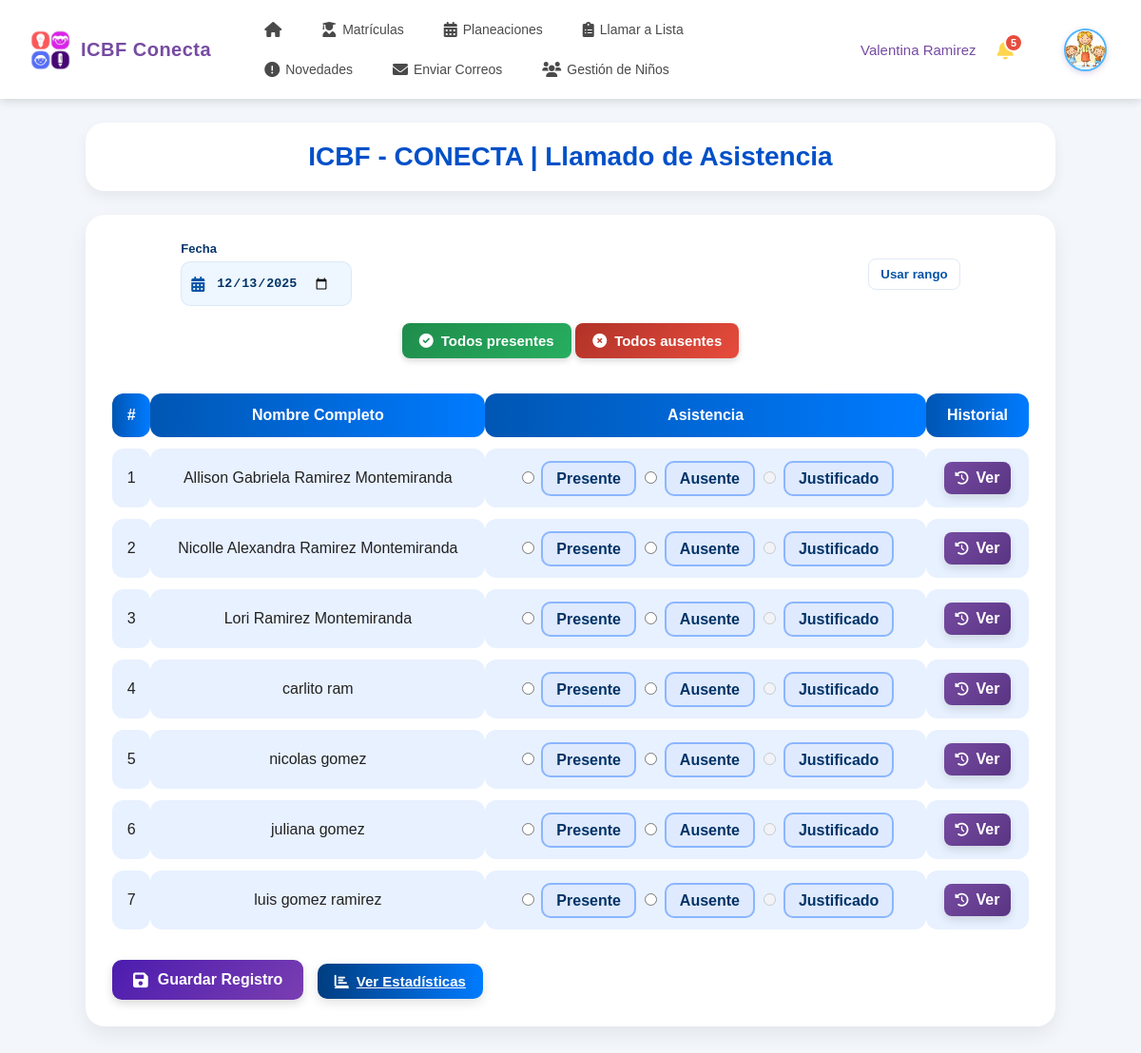
Screenshot of /asistencia/ (signed in) with the database file from the repository.
### core/models.py (models this page shows, shortened)
class Nino(models.Model):
    TIPO_SANGRE_CHOICES = [
        ('O+', 'O+'), ('O-', 'O-'), ('A+', 'A+'), ('A-', 'A-'),
        ('B+', 'B+'), ('B-', 'B-'), ('AB+', 'AB+'), ('AB-', 'AB-')
    ]
    PARENTESCO_CHOICES = [
        ('padre', 'Padre'), ('madre', 'Madre'), ('tutor', 'Tutor'),
        ('abuelo', 'Abuelo/a'), ('tio', 'Tío/a'), ('hermano', 'Hermano/a'),
        ('otro', 'Otro')
    ]
    TIPO_DOCUMENTO_CHOICES = [
        ('RC', 'Registro Civil'),
        ('TI', 'Tarjeta de Identidad'),
        ('CV', 'Carné de Vacunación'),
        ('AN', 'Acta de Nacimiento'),
        ('CE', 'Cédula de Extranjería'),
        ('PA', 'Pasaporte'),
    ]
    nombres = models.CharField(max_length=50)
    apellidos = models.CharField(max_length=50)
    fecha_nacimiento = models.DateField()
    tipo_documento = models.CharField(max_length=2, choices=TIPO_DOCUMENTO_CHOICES, default='RC', verbose_name='Tipo de Documento')
    documento = models.BigIntegerField(null=True, blank=True, verbose_name='Número de Documento')
    genero = models.CharField(
        max_length=20,
        null=True,
        blank=True,
        choices=[
            ('masculino', 'masculino'),
            ('femenino', 'femenino'),
            ('otro', 'otro'),
            ('no_especificado', 'no_especificado')
        ]
    )
    tipo_sangre = models.CharField(max_length=3, choices=TIPO_SANGRE_CHOICES, null=True, blank=True)
    parentesco = models.CharField(max_length=20, choices=PARENTESCO_CHOICES, null=True, blank=True)
    tiene_discapacidad = models.BooleanField(default=False)
    tipos_discapacidad = models.ManyToManyField('Discapacidad', blank=True)
    otra_discapacidad = models.CharField(max_length=100, null=True, blank=True)
    PAIS_NACIMIENTO_CHOICES = [
        ('', '-- Seleccione el país de nacimiento --'),
        ('colombia', 'Colombia'),
        ('venezuela', 'Venezuela'),
        ('ecuador', 'Ecuador'),
        ('peru', 'Perú'),
        ('panama', 'Panamá'),
        ('brasil', 'Brasil'),
        ('argentina', 'Argentina'),
        ('chile', 'Chile'),
        ('bolivia', 'Bolivia'),
        ('paraguay', 'Paraguay'),
        ('uruguay', 'Uruguay'),
        ('mexico', 'México'),
        ('costa_rica', 'Costa Rica'),
        ('nicaragua', 'Nicaragua'),
        ('honduras', 'Honduras'),
        ('guatemala', 'Guatemala'),
        ('el_salvador', 'El Salvador'),
        ('cuba', 'Cuba'),
        ('republica_dominicana', 'República Dominicana'),
        ('haiti', 'Haití'),
        ('estados_unidos', 'Estados Unidos'),
        ('canada', 'Canadá'),
        ('espana', 'España'),
        ('italia', 'Italia'),
        ('francia', 'Francia'),
        ('alemania', 'Alemania'),
        ('otro', 'Otro país')
    ]
    nacionalidad = models.CharField(
        max_length=50,
        choices=PAIS_NACIMIENTO_CHOICES,
        null=True,
        blank=True,
        verbose_name="País de nacimiento"
    )
    otro_pais = models.CharField(max_length=50, null=True, blank=True, verbose_name="Otro país (especifique)")
    fecha_ingreso = models.DateField(auto_now_add=True, verbose_name="Fecha de ingreso al hogar")
    hogar = models.ForeignKey(HogarComunitario, on_delete=models.PROTECT, related_name='ninos')
    padre = models.ForeignKey(Padre, on_delete=models.CASCADE, related_name='ninos')
    foto = models.FileField(upload_to='ninos/fotos/', null=True, blank=True)
    carnet_vacunacion = models.FileField(upload_to='ninos/vacunacion/', null=True, blank=True)
    certificado_eps = models.FileField(upload_to='ninos/eps/', null=True, blank=True)
    fecha_registro = models.DateTimeField(auto_now_add=True)
    registro_civil_img = models.FileField(upload_to='ninos/registro_civil/', null=True, blank=True)
    observaciones_medicas = models.TextField(null=True, blank=True, verbose_name="Observaciones médicas")
    estado = models.CharField(
        max_length=20,
        choices=[
            ('activo', 'Activo'),
            ('inactivo', 'Inactivo'),
            ('retirado', 'Retirado')
        ],
        default='activo'
    )
    class Meta:
        db_table = 'ninos'

### asistencia/views.py (the view, shortened to what this page needs)
# urls.py: path('', views.asistencia_form, name='asistencia_form'),
@login_required
@rol_requerido('madre_comunitaria')
def asistencia_form(request):
    madre_profile = request.user.madre_profile
    hogar_madre = HogarComunitario.objects.filter(madre=madre_profile).first()
    ninos = Nino.objects.filter(hogar=hogar_madre)
    fecha_hoy = date.today().strftime('%Y-%m-%d')
    notifications = Notification.objects.filter(recipient=request.user).order_by('-created_at')
    notif_count = notifications.filter(read=False).count()
    return render(request, 'asistencia/asistencia_form.html', {
        'ninos': ninos,
        'fecha_hoy': fecha_hoy,
        'notifications': notifications,
        'notif_count': notif_count,
    })

### templates/asistencia/asistencia_form.html (shortened to what this page needs)
{% load static %}
<!DOCTYPE html>
<html lang="es">
<head>
  <link rel="stylesheet" href="https://cdnjs.cloudflare.com/ajax/libs/font-awesome/6.0.0-beta3/css/all.min.css"/>
</head>
<body>
  {% include 'madre/navbar_madre.html' %}
  <div class="main-title">ICBF - CONECTA | Llamado de Asistencia</div>
  <div class="card">
    <form method="post" enctype="multipart/form-data" id="asistencia-form">
      <div class="date-compact" id="date-compact">
        <div class="date-box">
          <label for="fecha">Fecha</label>
          <div class="date-input">
            <i class="fas fa-calendar-alt" style="color:#0654a6"></i>
            <input type="date" id="fecha" name="fecha" value="{{ fecha_hoy }}" required aria-label="Fecha inicio">
          </div>
        </div>
        <button type="button" class="range-toggle" id="show-range">Usar rango</button>
      </div>
<div style="margin-bottom:10px; text-align:center;">
  <button type="button" id="select-all" class="btn-presente">
    <i class="fas fa-check-circle"></i> Todos presentes
  </button>
  <button type="button" id="select-all-ausentes" class="btn-ausente">
    <i class="fas fa-times-circle"></i> Todos ausentes
  </button>
</div>
      <table>
        <thead>
          <tr><th>#</th><th>Nombre Completo</th><th>Asistencia</th><th>Historial</th></tr>
        </thead>
        <tbody>
          {% for nino in ninos %}
            <tr>
              <td>{{ forloop.counter }}</td>
              <td>{{ nino.nombres }} {{ nino.apellidos }}</td>
              <td>
                <div class="radio-group">
                  <input type="radio" id="presente-{{ nino.id }}" name="nino_{{ nino.id }}" value="Presente">
                  <label for="presente-{{ nino.id }}" class="presente">Presente</label>
                  <input type="radio" id="ausente-{{ nino.id }}" name="nino_{{ nino.id }}" value="Ausente" data-id="{{ nino.id }}">
                  <label for="ausente-{{ nino.id }}" class="ausente">Ausente</label>
                  <input type="radio" id="justificado-{{ nino.id }}" name="nino_{{ nino.id }}" value="Justificado" disabled>
                  <label for="justificado-{{ nino.id }}" class="justificado">Justificado</label>
                </div>
              </td>
              <td><a href="{% url 'historial_asistencia' nino.id %}" class="btn-mini-historial"><i class="fas fa-history"></i> Ver</a></td>
            </tr>
          {% endfor %}
        </tbody>
      </table>
      <div style="margin-top:20px;">
        <button type="submit" class="btn-guardar">
          <i class="fas fa-save"></i> Guardar Registro
        </button>
        <a href="{% url 'asistencia_estadisticas' %}" style="margin-left:10px;" class="btn" style="padding:12px 22px;background:linear-gradient(135deg,#17a2b8,#20c997);color:white;text-decoration:none;border-radius:10px;font-weight:bold;display:inline-flex;align-items:center;gap:10px;transition:0.25s;">
          <i class="fas fa-chart-bar"></i> Ver Estadísticas
        </a>
      </div>
    </form>
  </div>
</body>
</html>

### static/css/navbar_madre.css (style rules this page uses)
:root { --primary-gradient-start: #667eea; --primary-gradient-end: #764ba2; --primary-color: #667eea; --secondary-color: #764ba2; --white: #ffffff; --light-gray: #f5f7fa; --dark-text: #333333; --shadow: 0 2px 10px rgba(0, 0, 0, 0.15); }

### templates/asistencia/asistencia_form.html (style rules this page uses)
* { box-sizing: border-box; }
body { margin:0; font-family:'Poppins',sans-serif; background:#f3f6fa; color:#222; }
.main-title { margin:25px auto; width:85%; padding:20px; text-align:center; background:white; border-radius:20px; color:#0050c8; font-size:28px; font-weight:700; box-shadow:0 6px 14px rgba(0,0,0,0.06); }
.card { background:white; padding:28px; width:85%; margin:0 auto 40px; border-radius:20px; box-shadow:0 8px 20px rgba(0,0,0,0.07); }
table { width:100%; margin-top:25px; border-collapse:separate; border-spacing:0 12px; }
th { background:linear-gradient(90deg,#0056b3,#007bff); color:white; padding:14px; border-radius:12px; font-weight:600; }
td { background:#e8f1ff; padding:14px; text-align:center; border-radius:12px; font-weight:500; }
.radio-group label { padding:8px 14px; border-radius:10px; background:#dfeaff; border:2px solid #8bb6ff; cursor:pointer; font-weight:600; color:#003366; transition:.25s; }
.btn { padding:10px 18px; border-radius:10px; font-size:15px; font-weight:600; border:none; cursor:pointer; display:inline-flex; align-items:center; gap:8px; color:white; background:linear-gradient(90deg,#003d80,#007bff); box-shadow:0 4px 12px rgba(0,0,0,0.12); transition:.25s; }
.btn-mini-historial { padding: 8px 12px; border-radius: 8px; background: linear-gradient(135deg, #764ba2, #5a3583); color: white; font-weight: 700; text-decoration: none; display: inline-flex; align-items: center; gap: 8px; border: none; transition: transform 0.15s ease, box-shadow 0.15s ease; box-shadow: 0 4px 10px rgba(0,0,0,0.12); }
.btn-mini-historial i { font-size: 14px; }
.btn-presente, .btn-ausente { padding: 10px 18px; font-size: 15px; border: none; border-radius: 8px; cursor: pointer; font-weight: bold; transition: 0.25s ease-in-out; color: white; display: inline-flex; align-items: center; gap: 8px; box-shadow: 0 3px 6px rgba(0,0,0,0.15); }
.btn-presente { background: linear-gradient(135deg, #1f8c4b, #27ae60); }
.btn-ausente { background: linear-gradient(135deg, #b13228, #e74c3c); }
.btn-guardar { padding: 12px 22px; background: linear-gradient(135deg, #4c1caf, #7a3eb1); border: none; color: white; font-size: 16px; font-weight: bold; border-radius: 10px; cursor: pointer; display: inline-flex; align-items: center; gap: 10px; transition: 0.25s ease-in-out; box-shadow: 0 4px 10px rgba(0,0,0,0.15); }
.btn-guardar i { font-size: 18px; }
.date-box { display:flex; flex-direction:column; gap:6px; min-width:180px; }
.date-box label { font-weight:700; color:#06366a; font-size:13px; }
.date-box .date-input { display:flex; align-items:center; gap:8px; background:#eef6ff; padding:8px 10px; border-radius:10px; border:1px solid rgba(3,78,162,0.08); }
.date-box input[type="date"] { border: none; background: transparent; padding:6px 4px; font-weight:600; color:#003366; }
.date-compact { width:85%; margin: 0 auto 18px; display:flex; gap:12px; align-items:center; justify-content:flex-start; }
.range-toggle { margin-left: auto; background: transparent; border: 1px solid rgba(6,84,166,0.12); color: #0654a6; padding:8px 12px; border-radius:8px; cursor:pointer; font-weight:700; }

### rows the page displays
Nino: nombres "Allison Gabriela", apellidos "Ramirez Montemiranda"
Nino: nombres "Nicolle Alexandra", apellidos "Ramirez Montemiranda"
Nino: nombres "Lori", apellidos "Ramirez Montemiranda"
Nino: nombres "carlito", apellidos "ram"
Nino: nombres "nicolas", apellidos "gomez"
Nino: nombres "juliana", apellidos "gomez"
Nino: nombres "luis", apellidos "gomez ramirez"

### other values shown
{{ nombre_madre }} "Valentina Ramirez"
{{ notifications_count }} "5"
